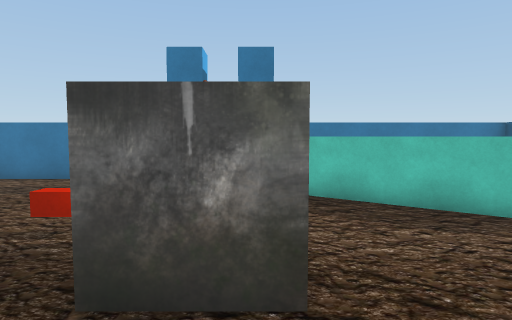
view 1 (above)

16 first-person views from a walk through a Unity game level. The camera is 1.5 m above the floor, tilts 4° down and sees 75° across. The floor is counted in squares, 1 m on a side. Each view is taken from the middle of a square. On the plan, view 1 faces up. The plan holds only what a view shows up to about 15 squares ahead; the rest is blank. Some surface patterns are stand-ins.

view 2
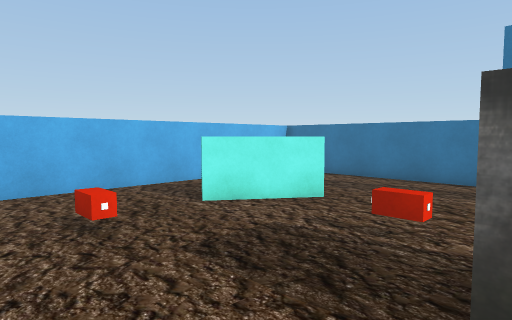

view 3
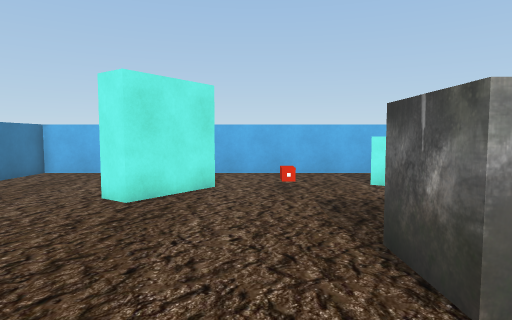

view 4
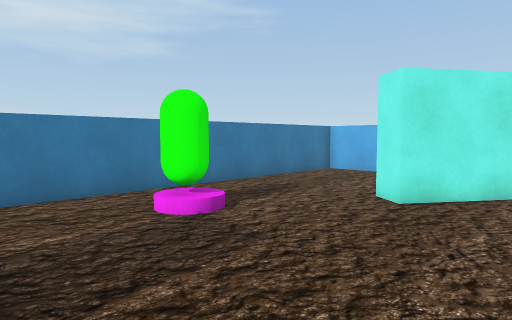

view 5
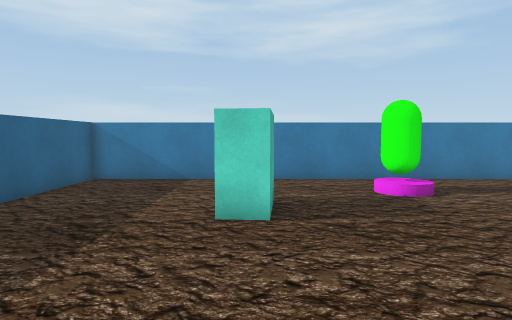

view 6
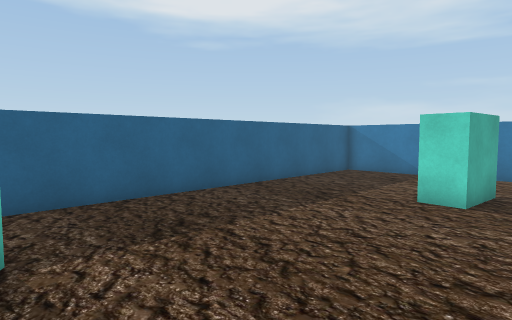

view 7
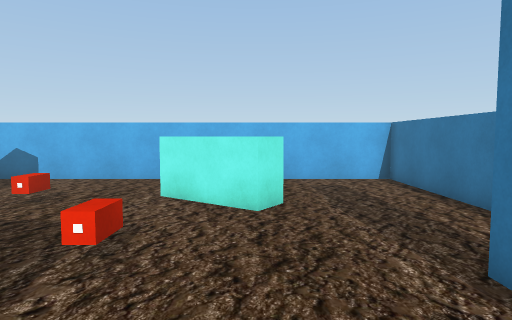

view 8
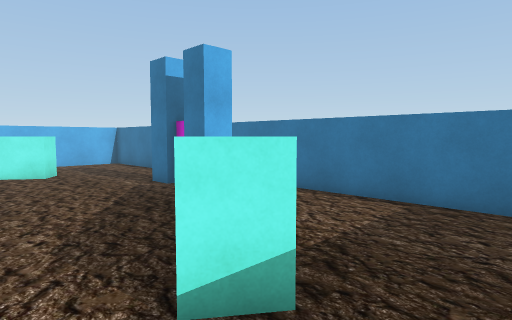

view 9
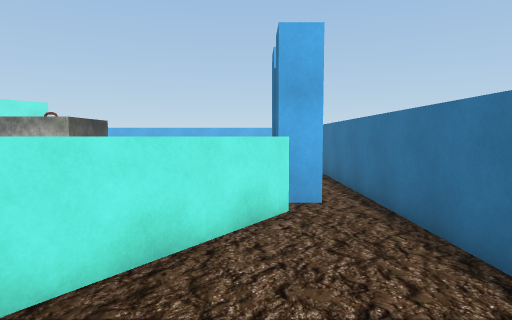

view 10
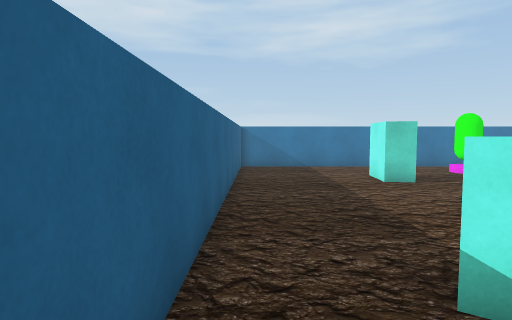

view 11
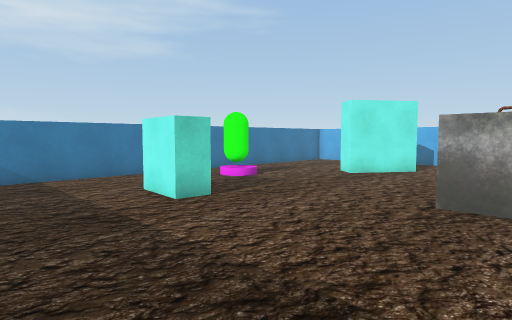

view 12
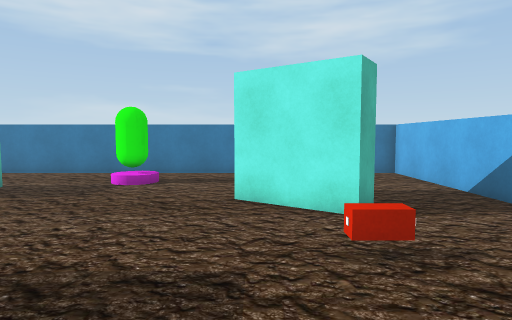

view 13
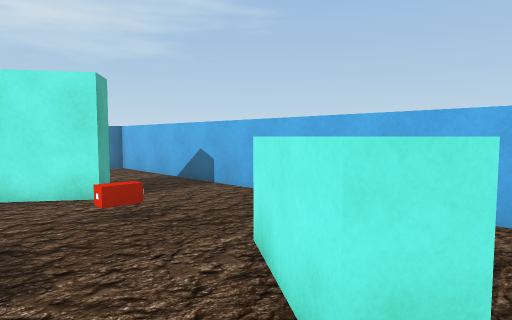

view 14
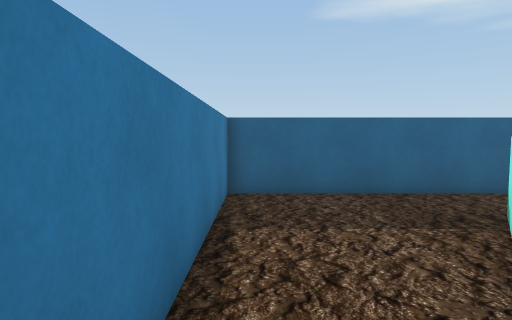

view 15
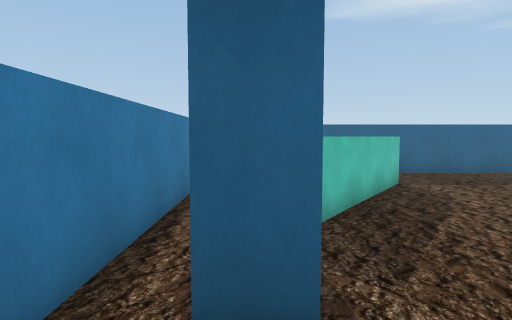

view 16
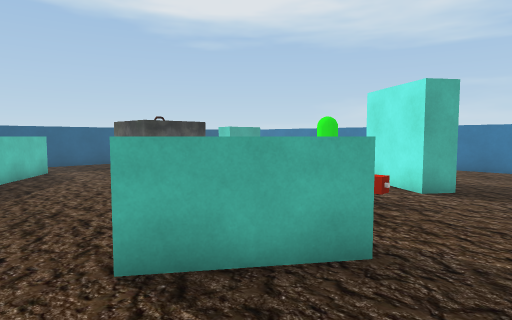

### Floor plan
Key: @ floor where view 1 was taken; # wall or solid block; . floor; ^ raised ledge; O other object.
Columns run from 11 left of view 1 to 9 right of it. Each row starts with its distance up from view 1.
 12 #####################
 11 #...................#
 10 #........OOO#.......#
  9 #...........^^......#
  8 #............^^^....#
  7 #...^^........^^^...#
  6 #..#^^..........^^..#
  5 #..^^...O.OO........#
  4 #.........OO........#
  3 #.........OO........#
  2 #...OO..............#
  1 #...................#
  0 #..........@........#
 -1 #...##..............#
 -2 #....##.......OO....#
 -3 #.............OO....#
 -4 #.............O.....#
 -5 #.........O.........#
 -6 #...................#
 -7 #...................#
 -8 #####################

Positions as (right, up) in squares from view 1, and headings:
1: (0, 0), facing up
2: (-1, 0), facing up-left
3: (3, 1), facing left
4: (3, 1), facing down-left
5: (3, 4), facing down
6: (1, 6), facing down-right
7: (1, 7), facing left
8: (8, 4), facing up-left
9: (8, 9), facing left
10: (8, 9), facing down
11: (8, 5), facing down-left
12: (-5, 6), facing down
13: (-4, 8), facing down-left
14: (0, 11), facing right
15: (-5, 10), facing right
16: (-10, 9), facing down-right
